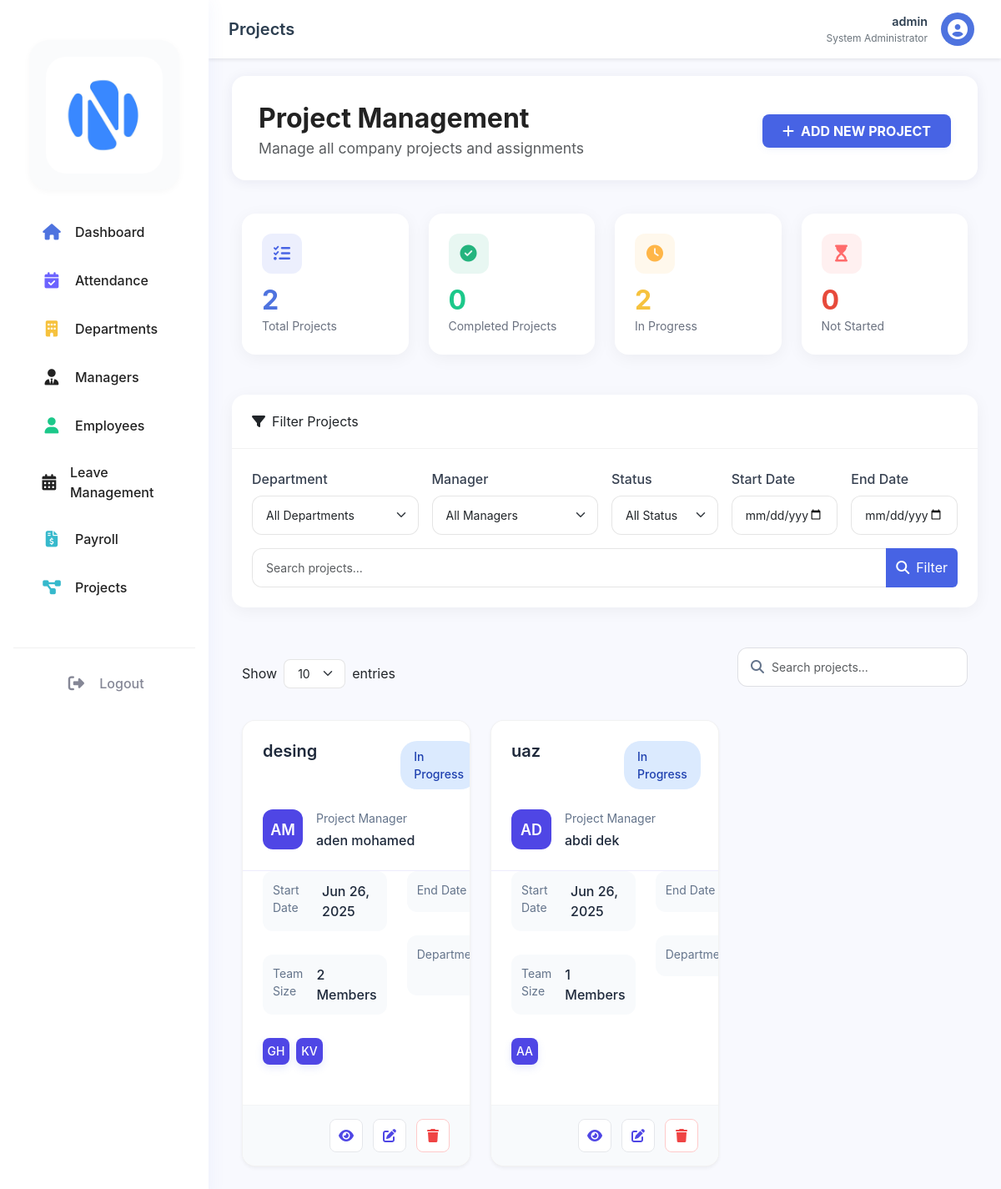
/dashboard/admin/projects.php (signed in), run on the app's committed database.
### tables this page shows
CREATE TABLE `users` (
  `user_id` int(11) NOT NULL,
  `username` varchar(50) NOT NULL,
  `password` varchar(255) NOT NULL,
  `email` varchar(100) NOT NULL,
  `role` enum('admin','hr','manager','employee') NOT NULL,
  `status` enum('active','inactive','on_leave','deleted') DEFAULT 'active',
  `created_at` timestamp NOT NULL DEFAULT CURRENT_TIMESTAMP,
  `last_login` timestamp NULL DEFAULT NULL,
  `reset_token` varchar(64) DEFAULT NULL,
  `reset_token_expires` datetime DEFAULT NULL,
  `reset_code` varchar(6) DEFAULT NULL,
  `reset_code_expires` datetime DEFAULT NULL
);

CREATE TABLE `projects` (
  `project_id` int(11) NOT NULL,
  `project_name` varchar(100) NOT NULL,
  `description` text,
  `start_date` date DEFAULT NULL,
  `end_date` date DEFAULT NULL,
  `status` enum('not_started','in_progress','completed','on_hold') DEFAULT 'not_started',
  `manager_id` int(11) DEFAULT NULL,
  `created_at` timestamp NOT NULL DEFAULT CURRENT_TIMESTAMP,
  `updated_at` timestamp NOT NULL DEFAULT CURRENT_TIMESTAMP ON UPDATE CURRENT_TIMESTAMP
);

### dashboard/admin/projects.php (the view, shortened to what the rows shown need)
<?php
require_once '../../config/database.php';
try {
    $query = "
        SELECT p.*,
               CONCAT(m.first_name, ' ', m.last_name) as manager_name,
               d.dept_name as department_name,
               COUNT(DISTINCT pa.emp_id) as assigned_employees_count,
               GROUP_CONCAT(DISTINCT CONCAT(e.first_name, ' ', e.last_name) SEPARATOR ', ') as team_members
        FROM projects p
        LEFT JOIN employees m ON p.manager_id = m.emp_id
        LEFT JOIN users u ON m.user_id = u.user_id
        LEFT JOIN departments d ON m.dept_id = d.dept_id
        LEFT JOIN project_assignments pa ON p.project_id = pa.project_id
        LEFT JOIN employees e ON pa.emp_id = e.emp_id
        WHERE 1=1
    ";
    $params = [];
    $query .= " GROUP BY p.project_id ORDER BY p.created_at DESC";
    $stmt = $pdo->prepare($query);
    $stmt->execute($params);
    $projects = $stmt->fetchAll();
} catch (PDOException $e) {
    $error = "Error fetching data: " . $e->getMessage();
}
?>
<!DOCTYPE html>
<html lang="en">
<head>
    <link href="https://cdn.jsdelivr.net/npm/bootstrap@5.3.2/dist/css/bootstrap.min.css" rel="stylesheet">
    <link href="https://cdn.datatables.net/1.11.5/css/dataTables.bootstrap5.min.css" rel="stylesheet">
    <link href="https://cdn.jsdelivr.net/npm/select2@4.1.0-rc.0/dist/css/select2.min.css" rel="stylesheet">
    <link rel="stylesheet" href="https://cdnjs.cloudflare.com/ajax/libs/font-awesome/6.4.0/css/all.min.css">
    <link rel="stylesheet" href="../../assets/css/dashboard.css">
</head>
<body>
    <div class="main-content">
        <?php include 'includes/topbar.php'; ?>
        <div class="container-fluid">
            <div class="dashboard-header mb-4" style="border-radius: 16px; box-shadow: 0 2px 16px rgba(30,34,90,0.07); padding: 2rem 2rem 1.5rem 2rem; background: #fff;">
                <div class="d-flex justify-content-between align-items-center flex-wrap">
                    <div class="pe-3">
                        <h1 class="fw-bold mb-1" style="font-size:2rem; color:#222;">Project Management</h1>
                    </div>
                </div>
            </div>
            <div class="container-fluid">
                <div class="row" id="projectsGrid">
                    <?php if (isset($projects)) : ?>
                        <?php foreach ($projects as $project): ?>
                            <div class="col-md-6 col-lg-4 mb-4 project-card-wrapper">
                                <div class="project-card">
                                    <div class="project-card-header">
                                        <div class="d-flex justify-content-between align-items-start mb-3">
                                            <h5 class="project-title"><?php echo htmlspecialchars($project['project_name']); ?></h5>
                                            <span class="status-badge <?php
                                                echo $project['status'] === 'completed' ? 'completed' :
                                                    ($project['status'] === 'in_progress' ? 'in-progress' :
                                                    'not-started');
                                            ?>">
                                                <?php echo ucwords(str_replace('_', ' ', $project['status'])); ?>
                                            </span>
                                        </div>
                                        <div class="manager-info">
                                            <div class="avatar-wrapper">
                                                <div class="avatar">
                                                    <?php
                                                    $managerName = $project['manager_name'] ?? 'Not Assigned';
                                                    $initials = implode('', array_map(function($name) {
                                                        return strtoupper(substr($name, 0, 1));
                                                    }, explode(' ', $managerName)));
                                                    echo $initials;
                                                    ?>
                                                </div>
                                            </div>
                                            <div class="manager-details">
                                                <div class="label">Project Manager</div>
                                                <div class="name"><?php echo htmlspecialchars($managerName); ?></div>
                                            </div>
                                        </div>
                                    </div>
                                    <div class="project-card-body">
                                        <div class="info-grid">
                                            <div class="info-column">
                                                <div class="info-item">
                                                    <div class="label">Start Date</div>
                                                    <div class="value"><?php echo date('M d, Y', strtotime($project['start_date'])); ?></div>
                                                </div>
                                                <div class="info-item">
                                                    <div class="label">Team Size</div>
                                                    <div class="value"><?php echo $project['assigned_employees_count']; ?> Members</div>
                                                </div>
                                            </div>
                                            <div class="info-column">
                                                <div class="info-item">
                                                    <div class="label">End Date</div>
                                                </div>
                                                <div class="info-item">
                                                    <div class="label">Department</div>
                                                </div>
                                            </div>
                                        </div>
                                        <?php if (!empty($project['team_members'])): ?>
                                            <div class="team-avatars mt-3">
                                                <?php
                                                $teamMembers = explode(', ', $project['team_members']);
                                                foreach (array_slice($teamMembers, 0, 3) as $member):
                                                    $memberInitials = implode('', array_map(function($name) {
                                                        return strtoupper(substr($name, 0, 1));
                                                    }, explode(' ', $member)));
                                                ?>
                                                    <div class="team-avatar"><?php echo $memberInitials; ?></div>
                                                <?php endforeach; ?>
                                            </div>
                                        <?php endif; ?>
                                    </div>
                                    <div class="project-card-footer">
                                        <button class="btn btn-icon" onclick="viewProject(<?php echo htmlspecialchars(json_encode($project)); ?>)">
                                            <i class="fas fa-eye"></i>
                                        </button>
                                        <button class="btn btn-icon" onclick="editProject(<?php echo htmlspecialchars(json_encode($project)); ?>)">
                                            <i class="fas fa-edit"></i>
                                        </button>
                                        <button class="btn btn-icon btn-danger" onclick="deleteProject(<?php echo $project['project_id']; ?>)">
                                            <i class="fas fa-trash"></i>
                                        </button>
                                    </div>
                                </div>
                            </div>
                        <?php endforeach; ?>
                    <?php endif; ?>
                </div>
            </div>
        </div>
    </div>
</body>
</html>

### dashboard/admin/includes/topbar.php (shortened to what the rows shown need)
<?php
$stmt = $pdo->prepare("SELECT * FROM users WHERE user_id = ? AND role = 'admin'");
$stmt->execute([$_SESSION['user_id']]);
$admin = $stmt->fetch();
?>
<nav class="topbar">
    <div class="topbar-right">
        <div class="profile-dropdown">
            <button class="profile-btn" onclick="toggleProfileMenu()">
                <div class="profile-info">
                    <span class="profile-name"><?php echo htmlspecialchars($admin['username']); ?></span>
                    <span class="profile-department">System Administrator</span>
                </div>
            </button>
        </div>
    </div>
</nav>

### data on the page
users: username "admin"
projects: project_name "desing", status "In Progress", initials "AM", managerName "aden mohamed", start_date "Jun 26, 2025", assigned_employees_count "2", memberInitials "GH", memberInitials "KV"
projects: project_name "uaz", status "In Progress", initials "AD", managerName "abdi dek", start_date "Jun 26, 2025", assigned_employees_count "1", memberInitials "AA"

### other printed values
$current_page "Projects"
count($projects) "2"
